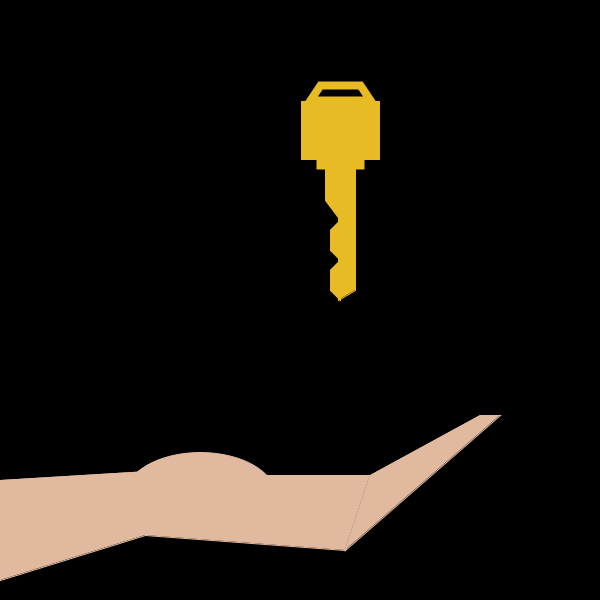
Frame 1 (no input)
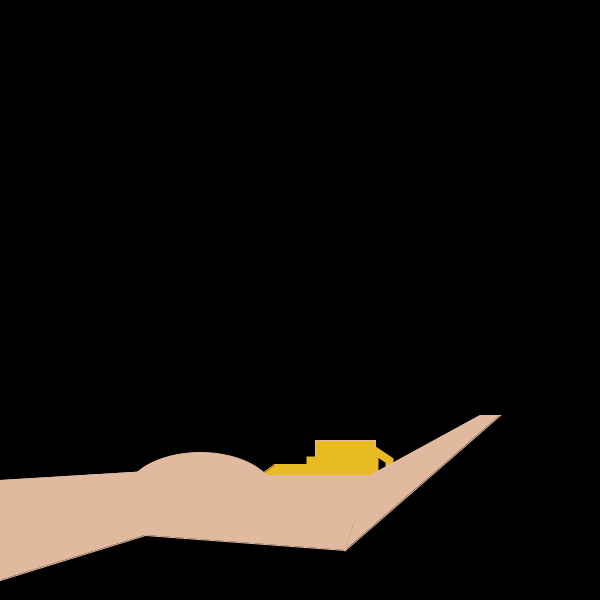
Frame 60 (the mouse pressed at the canvas centre just before this capture)
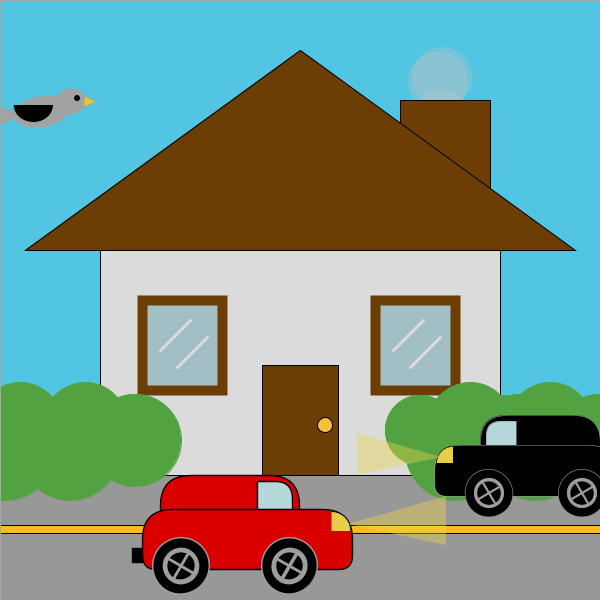
Frame 120 (the mouse held since frame 60 and released just before this capture)

The Processing sketch that drew these frames (run headless with seeded random() and noise(); from frame 60 on, the mouse is pressed at the canvas centre):

// Processing sketch: hopes_or_fears_animation
// ── hopes_or_fears_animation.pde
//hope: getting a house in the future
//a key falls into a hand; i just bought a new house, being given the key to it. Then switches to a scene of a house: i have my own house

int keyY, keyX, keyangle, redcarX, blackcarX, wingcounter, wingangle, birdX, wingX, wheelangleR, wheelangleB, sky, skyadd, skycounter, scenetimer;
int smokeY, smokex1, smokex2, smokev1, smokev2, smokecounter, T, Tcounter, Tadd;

void setup () {
  size (600, 600);
  keyY=100;
  keyX=300;
  redcarX=0;
  blackcarX=600;
  wingcounter=0;
  birdX=10;
  wingangle=0;
  wingX=15;
  wheelangleR=0;
  wheelangleB=0;
  sky=0;
  skyadd=-1;
  skycounter=0;
  smokeY=125;
  smokev1=-1;
  smokev2=1;
  smokecounter=0;
  T=0;
  Tcounter=0;
  Tadd=0;
  scenetimer=0;
}

void draw () {
  background (0);
  
  key (keyX, keyY, keyangle);
  keyY=keyY+8; //key falls into hand
  if (keyY>290) {
    keyangle=keyangle+5;
    keyX=keyX+4;
  }
  
  hand (200, 500);
  
  if (keyangle>90) {//starts a timer, and pauses the scene for a moment
    scenetimer=scenetimer+1;
    keyangle=90;
    keyY=440;
    keyX=375;
  }
  if (scenetimer>70) {//when the timer is up, next scene starts
    
    background (92+sky, 211+sky, 240+sky); //the sky: will darken and lighten for night and day
    sky=sky+skyadd;
    skycounter=skycounter+1;
    if (skycounter<300) {//makes the sky darken
      skyadd=-1;
    }
    if (skycounter>300 && skycounter<600) {//makes the sky lighten
      skyadd=1;
   }
    if (skycounter>600 && skycounter<1500) {//keeps the sky at a light blue for short time
      skycounter=0;
    }
    if (skycounter==1500) {//resets counter and makes sure sky will darken again
      skycounter=0;
      skyadd=-1;
    }

    smoke (450+smokex1, -32+smokeY); //chimney smoke
    smoke (430+smokex2, -27+smokeY);
    smoke (450+smokex1, 11+smokeY);
    smoke (430+smokex2, 34+smokeY);
    smoke (450+smokex1, 75+smokeY);
    smoke (430+smokex2, 100+smokeY);
    smoke (450+smokex1, 125+smokeY);
    smoke (430+smokex2, 170+smokeY);
    smoke (450+smokex1, 175+smokeY);
    smoke (430+smokex2, 215+smokeY);
    smoke (450+smokex2, 250+smokeY);
    smoke (430+smokex2, 375+smokeY);
    smoke (450+smokex1, 400+smokeY);
    smoke (430+smokex2, 415+smokeY);
    smoke (450+smokex1, 450+smokeY);
    smoke (450+smokex1, 475+smokeY);
    smoke (430+smokex2, 480+smokeY);
    smoke (450+smokex1, 520+smokeY);
    smoke (430+smokex2, 550+smokeY);
    smokeY=smokeY-2;
    if (smokeY<-180) {
      smokeY=0;
    }
    smokex1=smokex1+smokev1; //smoke will bounce sideways
    smokex2=smokex2+smokev2;
    smokecounter=smokecounter+1;
    if (smokecounter<15) {
      smokev1=-1;
      smokev2=1;
    }
    if (smokecounter>15) {
      smokev1=1;
      smokev2=-1;
    }
    if (smokecounter==30) {
      smokecounter=0;
    }
    
    house (100, 200);
    
    fill (157, 156, 156);
    strokeWeight (1);
    stroke (0);
    rect (0, 475, 600, 125); //road
    fill (252, 194, 33);
    rect (0, 525, 600, 8); //yellow line on road
    
    bush (85, 425);
    bush (470, 425);
    bush (20, 425);
    bush (550, 425);
    
    blackcar (blackcarX, 415);
    blackcarX=blackcarX-15;
    if (blackcarX<-50) {
      blackcarX=650;
    }
    redcar (redcarX, 475);
    redcarX=redcarX+20;
    if (redcarX>650) {
      redcarX=-50;
    }
    wheelangleR=wheelangleR+15; //red car wheels spin
    wheelangleB=wheelangleB-15; //black car wheels spin
    
    bird (birdX, 100, 80);
    birdX=birdX+5;
    if (birdX>700) {
      birdX=-100;
    }
    wing (wingX, 105, wingangle); //for making the wing flap
    wingX=wingX+5;
    wingcounter=wingcounter+5;
    if (wingX>705) {
      wingX=-95;
    }
    if (wingcounter<50) {
      wingangle=0;
    }
    if (wingcounter>50) {
      wingangle=90;
    }
    if (wingcounter==100) {
      wingcounter=0;
    }
    
    fill (0, T); //this makes the whole screen darken and lighten for night and day
    T=T+Tadd;
    rect (0, 0, width, height);
    Tcounter=Tcounter+1;
    if (Tcounter<200) {//makes screen darken
      Tadd=1;
    }
    if (Tcounter>150 && Tcounter<400) {//keeps the screen at that level of darkness
      Tadd=0;
    }
    if (Tcounter>400 && Tcounter<600) {//makes the screen lighten
      Tadd=-1;
   }
    if (Tcounter>600 && Tcounter<900) {//keeps the screen bright for a short amount of time
      Tadd=0;
    }
    if (Tcounter==900) {//resets counter and makes sure screen will darken again
      Tcounter=0;
      Tadd=2;
    }
    
    
    //background (92+sky, 211+sky, 240+sky); //the sky: will darken and lighten for night and day
    //sky=sky+skyadd;
    //skycounter=skycounter+1;
    //if (skycounter<300) {//makes the sky darken
      //skyadd=-1;
    //}
    //if (skycounter>300 && skycounter<600) {//makes the sky lighten
      //skyadd=1;
   //}
    //if (skycounter>600 && skycounter<900) {//keeps the sky at a light blue for short time
      //skycounter=0;
    //}
    //if (skycounter==900) {//resets counter and makes sure sky will darken again
      //skycounter=0;
      //skyadd=-1;
    //}
    
    headlightR (redcarX, 475); //lights for red car
    headlightB (blackcarX, 415); //lights for black car
    
  }
  
  println (mouseX-100, mouseY-200);
}

void key (int x, int y, int angle) {
  pushMatrix ();
    translate (x, y);
    rotate(radians(angle));
    fill (232, 186, 35);
    rect (0, 0, 80, 60); //head of key
    fill (0);
    stroke (232, 186, 35);
    strokeWeight (8);
    quad (10, 0, 70, 0, 60, -15, 20, -15); //handle part on top of key
    rect (20, 60, 40, 5);//small rectanlge directly under head of key
    strokeWeight (1);
    fill (232, 186, 35);
    quad (38, 65, 55, 65, 55, 190, 38, 200); //right side of the long part of key, start top left corner and go clockwise
    quad (25, 65, 25, 100, 40, 120, 40, 65); //top part of left side of key stick
    quad (40, 120, 40, 160, 30, 150, 30, 130); //middle part of left side of key stick
    quad (40, 160, 30, 170, 30, 190, 40, 200); //bottom part of left side of key stick
  popMatrix ();
}

void hand (int x, int y) {
  pushMatrix ();
  translate (x, y);
  fill (224, 185, 158);
  stroke (224, 185, 158);
  ellipse (0, -5, 150, 85); //thumb bone thing
  quad (-75, -25, 170, -25, 145, 50, -55, 35); //palm
  quad (-200, -20, -35, -30, -55, 35, -200, 80); //arm
  quad (170, -25, 145, 50, 300, -85, 280, -85); //fingers
  popMatrix ();
}

void redcar (int x, int y) {
 pushMatrix ();
 translate (x, y);
   scale (0.7);
   fill (225, 0, 0);
   strokeWeight (2);
   stroke (0);
   rect (0, 0, 200, 100, 45);//the top of the car
   fill (186, 221, 224);
   rect (140, 10, 50, 50, 0, 200, 0, 0); //window
   fill (225, 0, 0);
   rect (-25, 50, 300, 85, 50, 50, 20, 20); //the bottom of the car
   fill (0);
   rect (-40, 105, 15, 20); //exhaust pipe
   wheel (30, 130, wheelangleR);
   wheel (185, 130, wheelangleR);
   strokeWeight (1);
   stroke (0);
   fill (237, 213, 72);
   circle (245, 80, 55);  //headlight
   stroke (225, 0, 0);
   strokeWeight (2);
   fill (225, 0, 0);
   arc (245, 80, 55, 55, 0, PI+HALF_PI);
 popMatrix ();
}

void headlightR (int x, int y) {//light beam for red car
  pushMatrix ();
    translate (x, y);
    scale (0.7);
    fill (237, 213, 72, 100);
    noStroke ();
    triangle (380, 30, 240, 70, 380, 100);
   popMatrix ();
}

void blackcar (int x, int y) {
 pushMatrix ();
 translate (x, y);
   scale (0.6);
   fill (0);
   strokeWeight (1);
   stroke (155, 155, 155);
   rect (0, 0, 200, 100, 45);//the top of the car
   fill (186, 221, 224);
   rect (10, 10, 50, 50, 200, 0, 0, 0); //window
   fill (0);
   stroke (155, 155, 155);
   rect (-75, 50, 300, 85, 50, 50, 20, 20); //the bottom of the car
   fill (0);
   rect (225, 105, 15, 20); //exhaust pipe
   stroke (155, 155, 155);
   fill (162, 162, 162);
   wheel (15, 130, wheelangleB);
   wheel (170, 130, wheelangleB);
   strokeWeight (1); //headlight
   stroke (0);
   fill (237, 213, 72);
   arc (-45, 80, 55, 55, PI, PI+HALF_PI);
 popMatrix ();
}

void headlightB (int x, int y) {//lights for black car
  pushMatrix ();
    translate (x, y);
    scale (0.6);
    fill (237, 213, 72, 100);
    noStroke ();
    triangle (-180, 30, -40, 70, -180, 100);
  popMatrix ();
}

void wheel (int x, int y, int angle) {
  pushMatrix ();
    translate (x, y);
    rotate (radians(angle));
    fill (0);
    stroke (162);
    circle (0, 0, 80); //main wheel
    fill (162, 162, 162);
    circle (0, 0, 50); //grey circle
    fill (0);
    circle (0, 0, 40); //center black circle
    fill (162, 162, 162);
    stroke (162, 162, 162);
    rect (-20, -1.5, 40, 3); //lines on wheel
    rect (-1.5, -20, 3, 40);
  popMatrix ();
}

void house (int x, int y) {
  pushMatrix ();
    translate (x, y);
    strokeWeight (1);
    stroke (0);
    fill (225);
    rect (0, 0, 400, 275); //main house
    fill (111, 64, 6);
    rect (300, -100, 90, 100); //chimney
    triangle (-75, 50, 200, -150, 475, 50); //roof
    rect (162, 165, 76, 110); //door
    fill (250, 199, 58);
    circle (225, 225, 15); //door knob
    fill (166, 196, 203);
    stroke (111, 64, 6);
    strokeWeight (10);
    rect (42, 100, 80, 90); //windows
    rect (275, 100, 80, 90);
    strokeWeight (3);
    stroke (225);
    line (90, 120, 60, 150); //lines on window (left)
    line (107, 137, 77, 167);
    line (323, 120, 293, 150); //lines on window (right)
    line (340, 137, 310, 167);
  popMatrix ();
}

void bush (int x, int y) {
  pushMatrix ();
    translate (x, y);
    fill (84, 167, 68);
    stroke (84, 167, 60);
    circle (0, 0, 85);
    circle (-50, 5, 70);
    circle (50, 15, 92);
    circle (-15 ,25, 100);
  popMatrix ();
}

void bird (int x, int y, int angle) {
  pushMatrix ();
    translate (x, y);
    rotate (radians(angle));
    fill (167);
    stroke (167);
    strokeWeight (1);
    ellipse (5, -20, 25, 30); //head
    ellipse (10, 10, 30, 55); //body
    triangle (10, 30, -7, 60, 17, 60); //tail
    fill (240, 206, 36);
    triangle (2, -35, 12, -32, 10, -45); //beak
    fill (0);
    circle (3, -27, 7); //eye
  popMatrix ();
}

void wing (int x, int y, int angle) {
  pushMatrix ();
    translate (x, y);
    rotate(radians(angle));
    fill (0);
    arc (-22, 0, 40, 35, 0, PI);
  popMatrix ();
}
void smoke (int x, int y) {
  pushMatrix ();
    translate (x, y);
    fill (200, 75);
    noStroke ();
    circle (0, 0, 60);
  popMatrix ();
}
